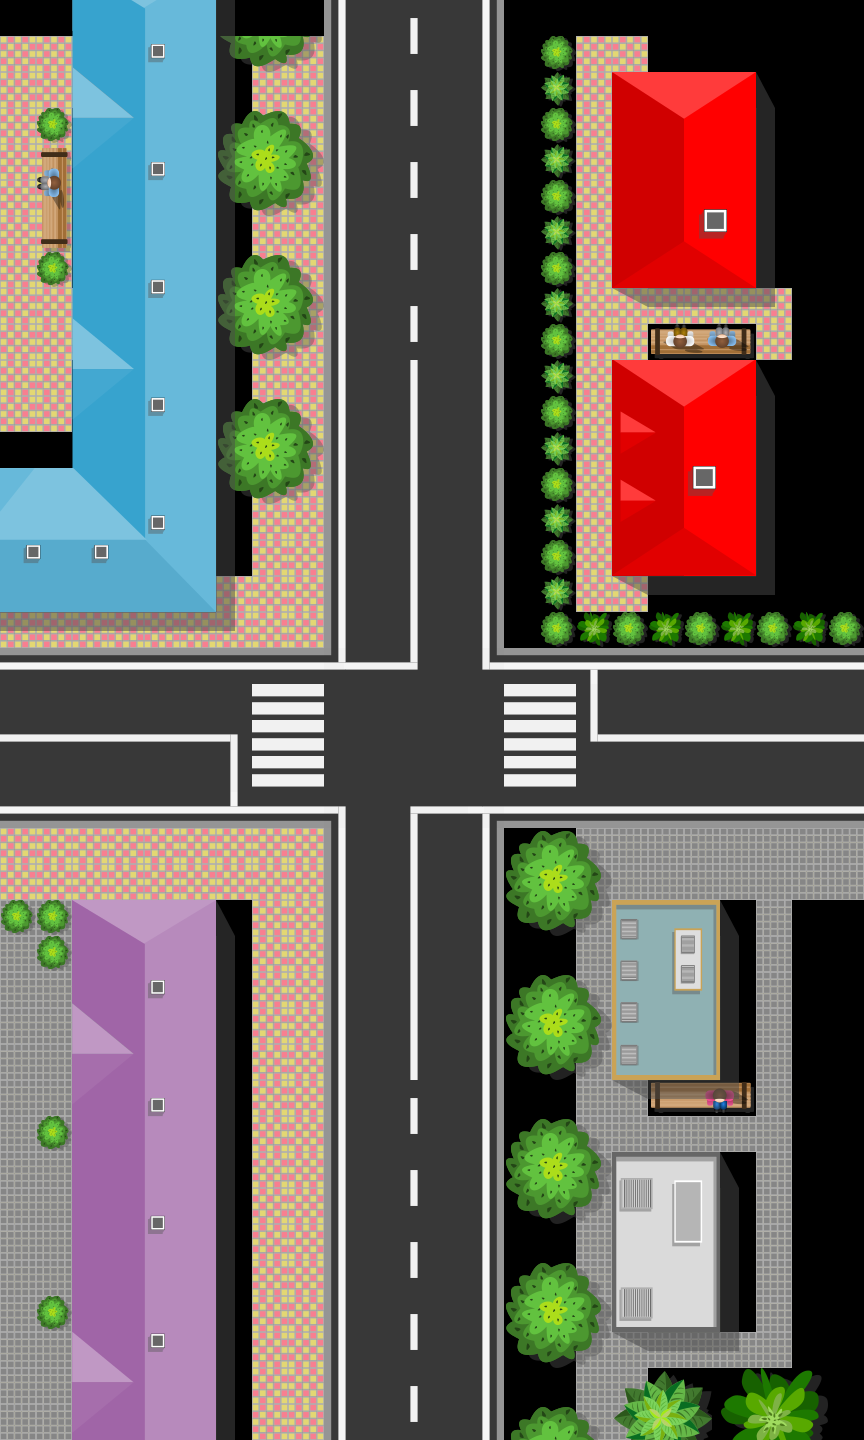

The image is a tile-based game level rendered from a .tmx file. Its description and source (layers, tilesets, objects; grid data summarised) follow:
An orthogonal 24x40 tile map with 36x36 px tiles, 3 tile layers (Road Map, Tile Layer 2, Tile Layer 3), 2 tilesets and 28 objects (3x 1, 3x 2, 2x 3, 2x 4, 5, ...).

<map version="1.8" tiledversion="1.8.0" orientation="orthogonal" renderorder="right-down" width="24" height="40" tilewidth="36" tileheight="36" infinite="0" nextlayerid="9" nextobjectid="95">
 <tileset firstgid="1" name="road_tileset" tilewidth="36" tileheight="36" tilecount="903" columns="43">
  <image source="../map_tileset/road_tileset.png" width="1550" height="756" />
 </tileset>
 <tileset firstgid="904" name="new_tile_map" tilewidth="36" tileheight="36" tilecount="784" columns="28">
  <image source="../map_tileset/new_tile_map.png" width="1024" height="1024" />
 </tileset>
 <layer id="1" name="Road Map" width="24" height="40">
  <data>[960 cells, 595 non-empty, 23 distinct tile ids]</data>
 </layer>
 <layer id="7" name="Tile Layer 2" width="24" height="40">
  <data>[960 cells, 219 non-empty, 111 distinct tile ids]</data>
 </layer>
 <layer id="8" name="Tile Layer 3" width="24" height="40">
  <data>[960 cells, 170 non-empty, 135 distinct tile ids]</data>
 </layer>
 <objectgroup id="2" name="Follow Path 3" visible="0">
  <object id="8" name="1" x="451.497" y="898.046">
   <ellipse />
  </object>
  <object id="9" name="2" x="451.914" y="832.09">
   <ellipse />
  </object>
  <object id="33" name="3" x="449.495" y="747.248">
   <ellipse />
  </object>
  <object id="59" name="4" x="425.985" y="712.868">
   <ellipse />
  </object>
  <object id="60" name="5" x="326.721" y="697.475">
   <ellipse />
  </object>
  <object id="71" x="0.336354" y="699.093">
   <ellipse />
  </object>
  <object id="72" x="-366.477" y="693.609">
   <ellipse />
  </object>
 </objectgroup>
 <objectgroup id="3" name="Follow Path 2" visible="0">
  <object id="82" name="1" x="377.256" y="584.234">
   <ellipse />
  </object>
  <object id="83" name="2" x="379.546" y="853.994">
   <ellipse />
  </object>
  <object id="84" name="3" x="379.025" y="1511.33">
   <ellipse />
  </object>
  <object id="85" name="4" x="387.306" y="1806.06">
   <ellipse />
  </object>
 </objectgroup>
 <objectgroup id="4" name="Follow Path 1">
  <object id="2" name="1" x="268.733" y="626.217">
   <ellipse />
  </object>
  <object id="3" name="2" x="288.037" y="830.702">
   <ellipse />
  </object>
  <object id="78" x="285.318" y="928.524">
   <ellipse />
  </object>
  <object id="79" x="285.143" y="1474.72">
   <ellipse />
  </object>
  <object id="80" x="-10.0448" y="1543.44">
   <ellipse />
  </object>
 </objectgroup>
 <objectgroup id="5" name="road_signs" visible="0">
  <object id="39" name="sign_1_1" x="496.906" y="955.528">
   <ellipse />
  </object>
  <object id="66" name="sign_1_2" x="498.5" y="1000.55">
   <ellipse />
  </object>
  <object id="67" name="sign_2_1" x="291.924" y="580.186">
   <ellipse />
  </object>
  <object id="68" name="sign_2_2" x="288.758" y="536.819">
   <ellipse />
  </object>
  <object id="92" name="sign_3_1" x="209.899" y="866.583">
   <ellipse />
  </object>
  <object id="91" name="sign_3_2" x="164.417" y="863.152">
   <ellipse />
  </object>
  <object id="93" name="sign_4_1" x="624.702" y="649.767">
   <ellipse />
  </object>
  <object id="94" name="sign_4_2" x="579.219" y="646.336">
   <ellipse />
  </object>
 </objectgroup>
 <objectgroup id="6" name="tr_lights" visible="0">
  <object id="73" name="tr_light_1_1" x="486.11" y="863.734">
   <ellipse />
  </object>
  <object id="74" name="tr_light_1_2" x="341.906" y="611.788">
   <ellipse />
  </object>
  <object id="75" name="tr_light_2_1" x="287.748" y="810.2">
   <ellipse />
  </object>
  <object id="76" name="tr_light_2_2" x="540.12" y="665.912">
   <ellipse />
  </object>
 </objectgroup>
</map>
